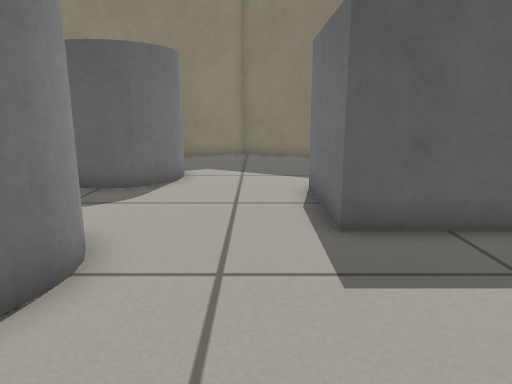
[1] (above)

14 first-person views from a walk through a robot-simulator world made for Gazebo. The camera is 0.52 m above the floor, tilts 12° down and sees 70° across. The floor is counted in squares, 0.25 m on a side. Each view is taken from the middle of a square. On the plan, view 1 faces up. The plan holds only what a view shows up to about 19 squares ahead; the rest is blank.

[2]
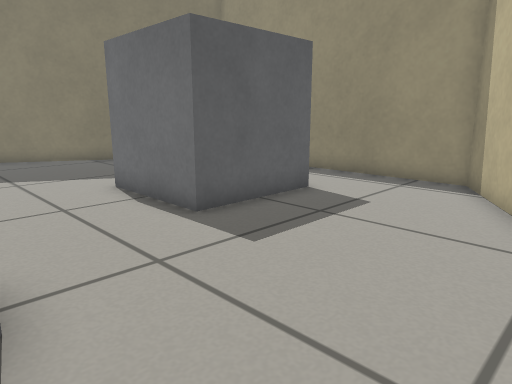

[3]
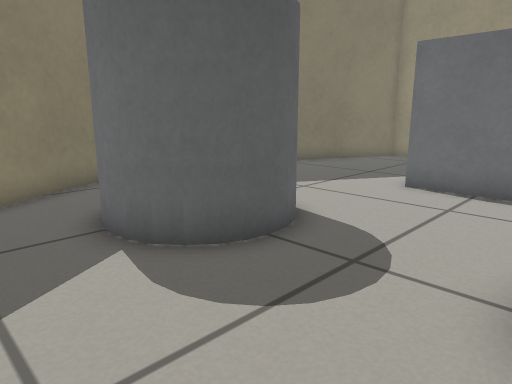

[4]
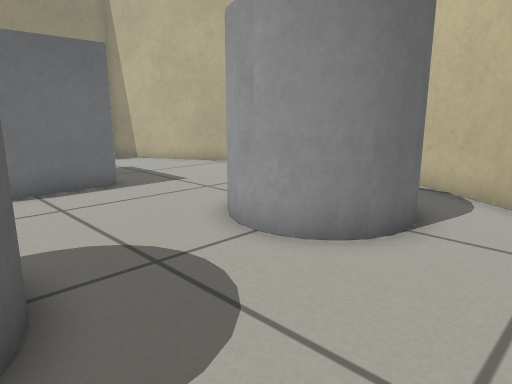

[5]
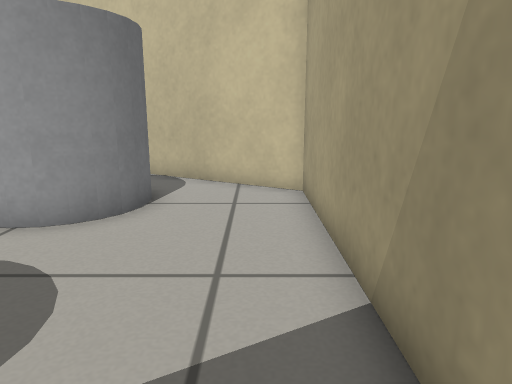

[6]
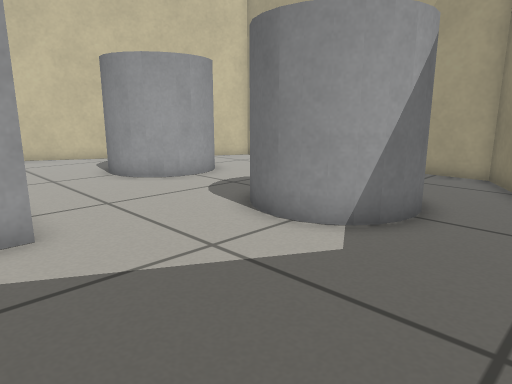

[7]
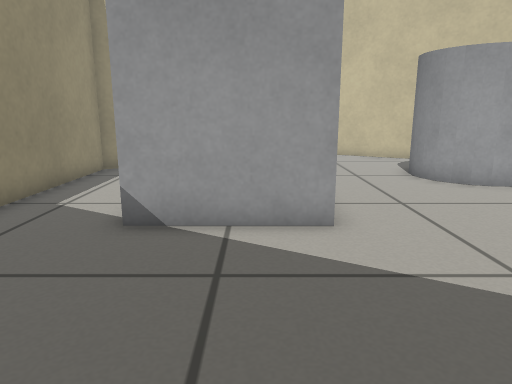

[8]
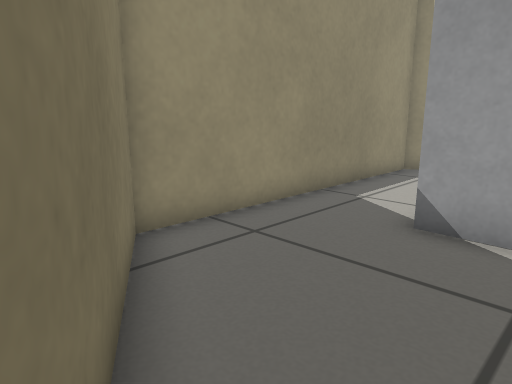

[9]
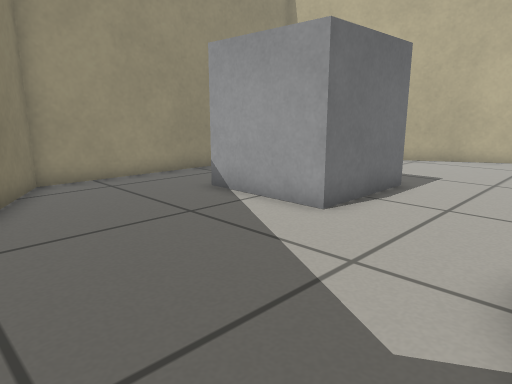

[10]
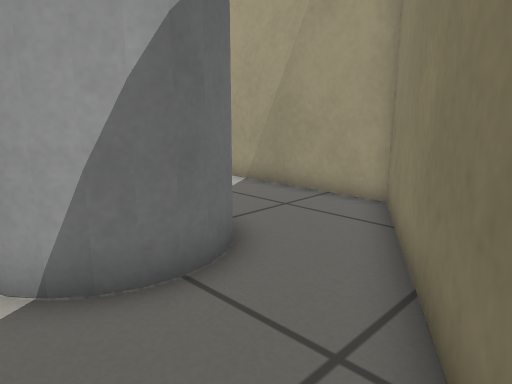

[11]
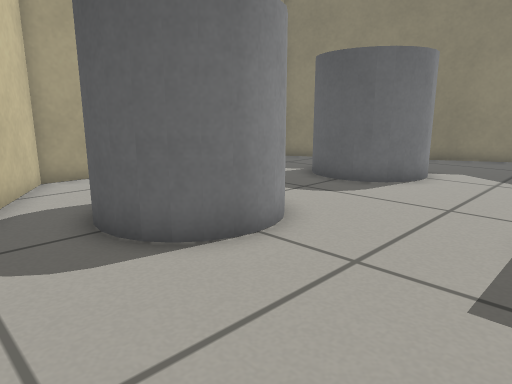

[12]
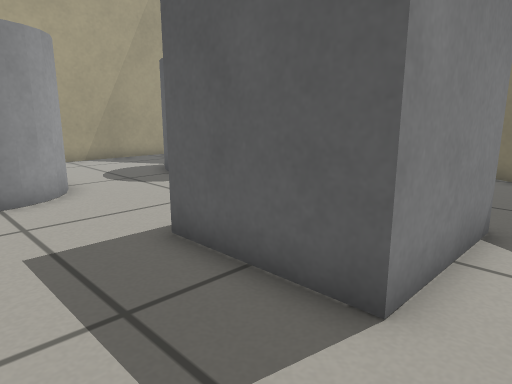

[13]
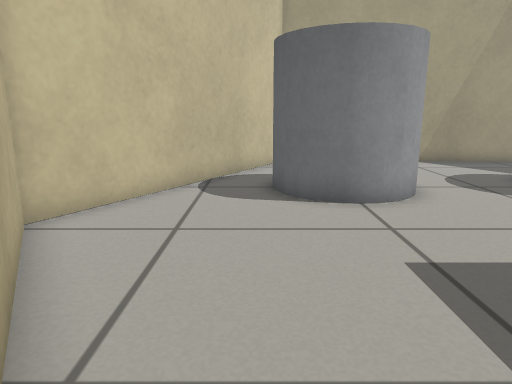

[14]
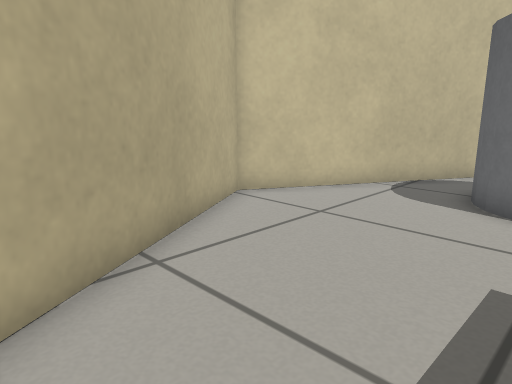

### Floor plan
Key: @ floor where view 1 was taken; # wall or solid block; . floor; C grey cylinder; B grey box.
Columns run from 10 left of view 1 to 9 right of it. Each row starts with its distance up from view 1.
 20         ###
 19        ##.###
 18      ###....###
 17    ###........##
 16  ###...........###
 15 ##...............###
 14 #....CCC...........#
 13 #...C  C...........#
 12 #...C  C...........#
 11 #...CCCC...........#
 10 #....CC.....BBBB...#
  9 #...........B  B...#
  8 #...........B  B...#
  7 #...........B  B...#
  6 #...CCCC....BBBB...#
  5 #...C  C...........#
  4 #...C  C...........#
  3 #... CCC..........##
  2 ###..............##
  1   ###..........###
  0     ##....@..###
 -1      ###...###
 -2        #####

Positions as (right, up) in squares from view 1, and headings:
1: (0, 0), facing up
2: (-3, 0), facing up-right
3: (-9, 6), facing up-right
4: (-9, 11), facing down-right
5: (-9, 13), facing down
6: (3, 17), facing down-left
7: (3, 17), facing down
8: (3, 17), facing down-right
9: (-3, 17), facing down-right
10: (-2, 18), facing down-left
11: (2, 0), facing up-left
12: (7, 3), facing up-left
13: (6, 2), facing left
14: (6, 5), facing down-left
